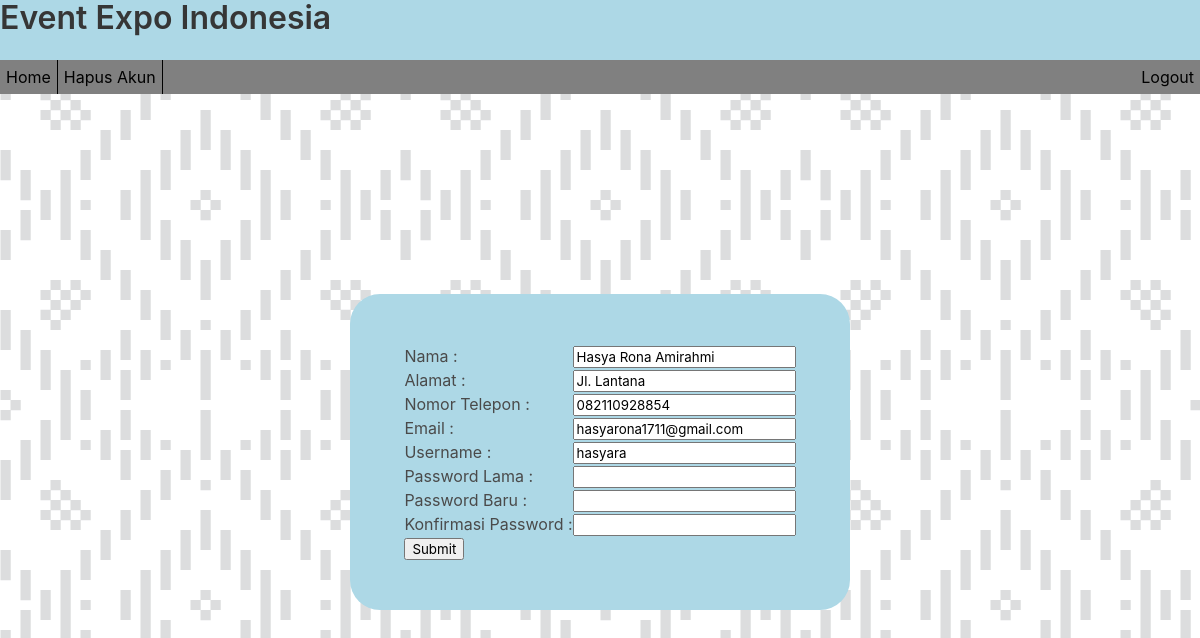
Screenshot of /mengubahuser.php (signed in) with the database file from the repository.
### tables this page shows
CREATE TABLE `user` (
  `nama_user` varchar(200) NOT NULL,
  `alamat_user` varchar(200) NOT NULL,
  `notlp_user` varchar(200) NOT NULL,
  `email_user` varchar(200) NOT NULL,
  `username_user` varchar(200) NOT NULL,
  `password_user` varchar(200) NOT NULL
);

### functions.php (called while the page is built, shortened)
<?php
$db = mysqli_connect("localhost","root","","tugaslea");
function query($query)
{
	global $db;
	$result = mysqli_query ($db , $query);
	$rows = [];
	while ($row = mysqli_fetch_assoc($result))
	{
		$rows[] = $row;
	}
	return $rows;
}
 ?>

### mengubahuser.php (the view, shortened to what this page needs)
<?php
require 'functions.php';
$username = $_SESSION["user"][0];
$user = query("SELECT * FROM user WHERE username_user = '$username'")[0];
 ?>
 <!DOCTYPE html>
<html>
<head>
	<link rel="stylesheet" href="https://cdnjs.cloudflare.com/ajax/libs/bulma/0.7.2/css/bulma.min.css">
</head>
<body>
<div class="header">
	<h1 class="title is-3">Event Expo Indonesia</h1>
	<ul>
		<li><a href="indexuser.php" class="active">Home</a></li>
		<li><a href="menghapususer.php">Hapus Akun</a></li>
		<li class="logout"><a href="logout.php">Logout</a></li>
	</ul>
</div>
<center>
<div class="ubahuser">
<form action="" method="post">
	<table>
		<tr>
			<td>Nama : </td>
			<td><input type="text" name="nama" value="<?php echo $user["nama_user"]; ?>"></td>
		</tr>
		<tr>
			<td>Alamat : </td>
			<td><input type="text" name="alamat" value="<?php echo $user["alamat_user"]; ?>"></td>
		</tr>
		<tr>
			<td>Nomor Telepon : </td>
			<td><input type="text" name="notlp" value="<?php echo $user["notlp_user"]; ?>"></td>
		</tr>
		<tr>
			<td>Email : </td>
			<td><input type="text" name="email" value="<?php echo $user["email_user"]; ?>"></td>
		</tr>
		<tr>
			<td>Username : </td>
			<td><input type="text" name="username" value="<?php echo $user["username_user"]; ?>"></td>
		</tr>
		<tr>
			<td>Password Lama : </td>
			<td><input type="password" name="passwordlama"></td>
		</tr>
		<tr>
			<td>Password Baru : </td>
			<td><input type="password" name="passwordbaru1"></td>
		</tr>
		<tr>
			<td>Konfirmasi Password : </td>
			<td><input type="password" name="passwordbaru2"></td>
		</tr>
		<tr>
			<td><button type="submit" name="ubah">Submit</button></td>
		</tr>
	</table>
</form>
</div>
</center>
<br><br><br>
</body>
</html>

### mengubahuser.php (style rules this page uses)
body { background-image: url(bahan/folk-pattern.png); }
.logout { float: right; }
.header { padding-bottom: 0; margin-bottom: 20px; background-color: lightblue; }
ul { list-style-type: none; margin: 0; padding: 0; overflow: hidden; background-color: grey; }
li { float: left; border-right:1px solid black; }
li a { display: block; color: black; text-align: center; padding: 5px 6px; text-decoration: none; }
.active { bacground-color: #4caf50; }
li.logout { float: right; border-style: none; }
.ubahuser { margin-top: 200px; width: 500px; background-color: lightblue; padding: 50px; border-radius: 30px; }

### rows the page displays
user: nama "Hasya Rona Amirahmi", alamat "Jl. Lantana", notlp "082110928854", email "hasyarona1711@gmail.com", username "hasyara"
